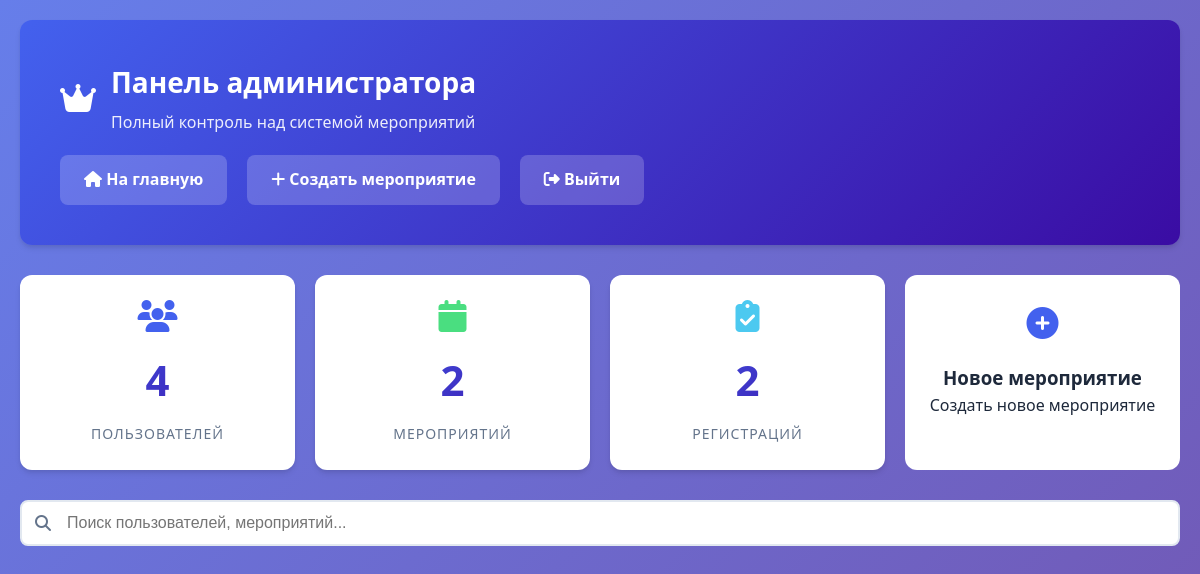
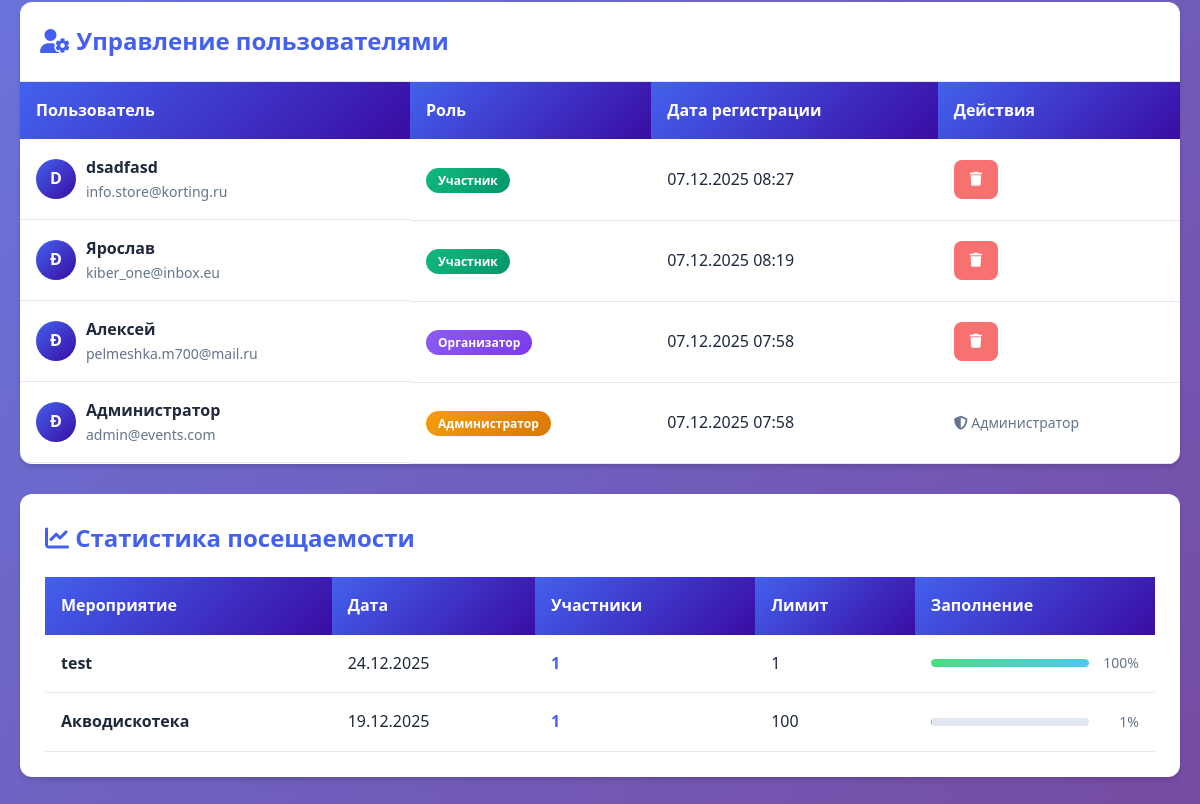
The page /admin.php (signed in) on the database as committed earlier (2 pictures, top to bottom).
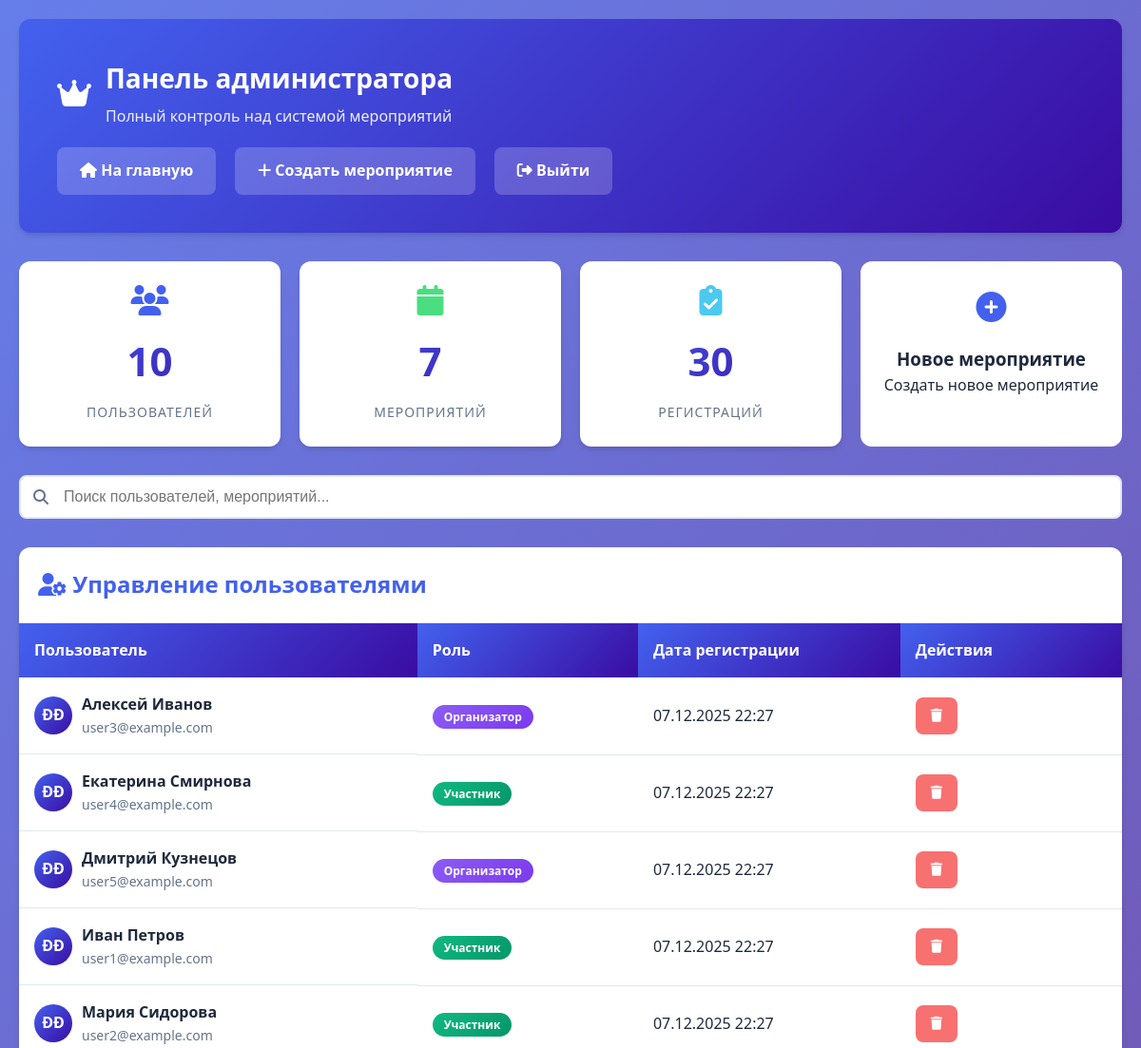
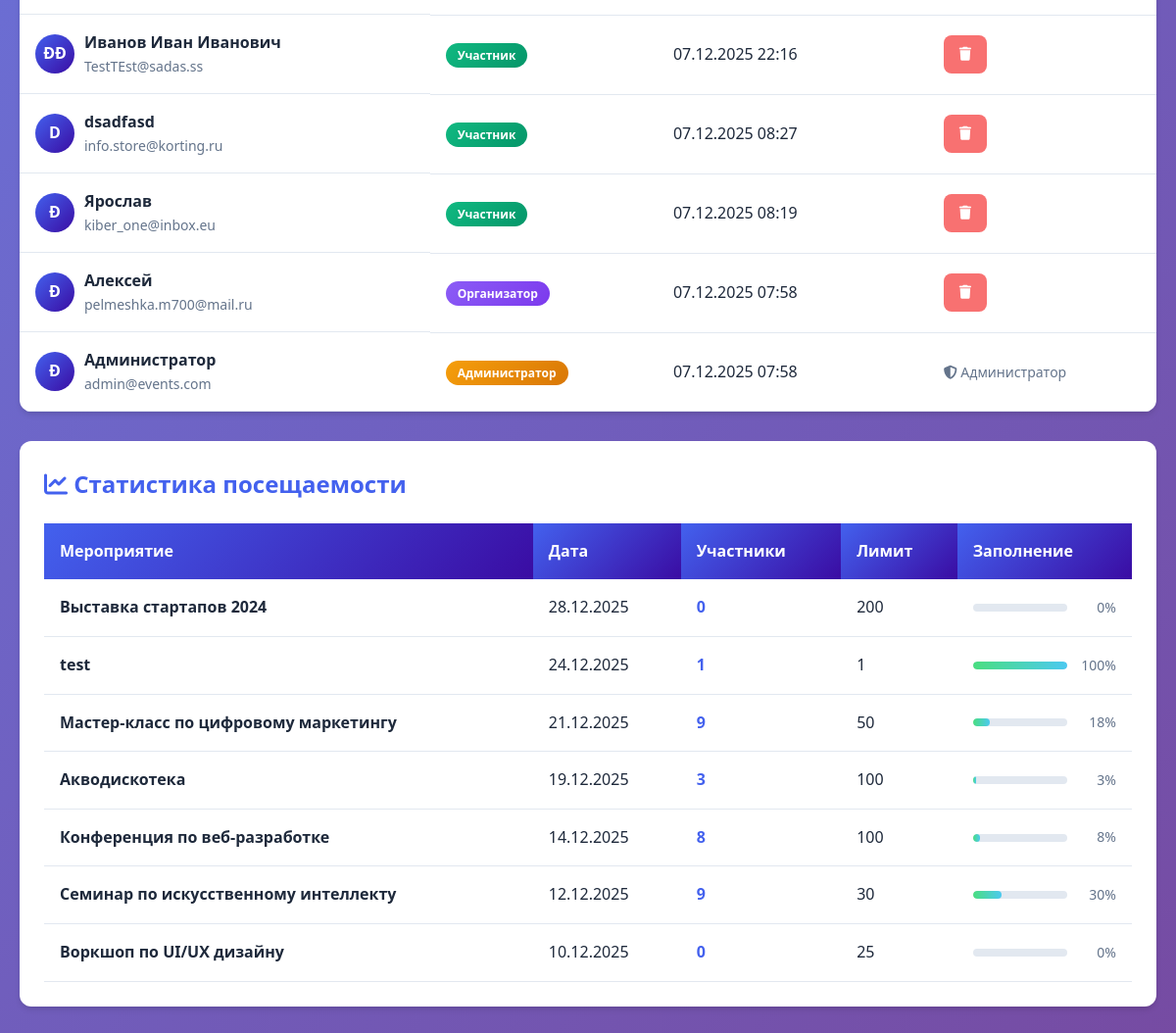
The same page on the database as committed later (2 pictures, top to bottom).
### tables this page shows
CREATE TABLE users (
    id INTEGER PRIMARY KEY AUTOINCREMENT,
    email TEXT UNIQUE NOT NULL,
    password TEXT NOT NULL,
    name TEXT NOT NULL,
    role TEXT DEFAULT 'participant',
    created_at DATETIME DEFAULT CURRENT_TIMESTAMP
);

CREATE TABLE events (
    id INTEGER PRIMARY KEY AUTOINCREMENT,
    title TEXT NOT NULL,
    description TEXT,
    date DATE NOT NULL,
    time TIME NOT NULL,
    location TEXT NOT NULL,
    max_participants INTEGER,
    organizer_id INTEGER,
    created_at DATETIME DEFAULT CURRENT_TIMESTAMP,
    FOREIGN KEY (organizer_id) REFERENCES users(id)
);

### admin.php (the view, shortened to what this page needs)
<?php
require_once 'db.php';
$usersCount = $db->querySingle("SELECT COUNT(*) FROM users");
$eventsCount = $db->querySingle("SELECT COUNT(*) FROM events");
$registrationsCount = $db->querySingle("SELECT COUNT(*) FROM registrations");
$users = $db->query("SELECT * FROM users ORDER BY created_at DESC");
?>
<!DOCTYPE html>
<html lang="ru">
<head>
    <link rel="stylesheet" href="style.css">
    <link rel="stylesheet" href="https://cdnjs.cloudflare.com/ajax/libs/font-awesome/6.4.0/css/all.min.css">
</head>
<body>
    <div class="container fade-in">
        <div class="dashboard-header">
            <div class="dashboard-title">
                <i class="fas fa-crown" style="font-size: 32px;"></i>
                <div>
                    <h1 style="margin: 0; font-size: 28px;">Панель администратора</h1>
                    <p style="opacity: 0.9; margin: 5px 0 0 0;">Полный контроль над системой мероприятий</p>
                </div>
            </div>
            <div style="display: flex; gap: 20px; margin-top: 20px;">
                <a href="index.php" class="btn " style="background: rgba(255,255,255,0.2);">
                    <i class="fas fa-home"></i> На главную
                </a>
                <a href="organizer.php" class="btn" style="background: rgba(255,255,255,0.2);">
                    <i class="fas fa-plus"></i> Создать мероприятие
                </a>
                <a href="logout.php" class="btn" style="background: rgba(255,255,255,0.2);">
                    <i class="fas fa-sign-out-alt"></i> Выйти
                </a>
            </div>
        </div>
        <div class="stats-grid">
            <div class="stat-card">
                <div class="stat-icon">
                    <i class="fas fa-users" style="font-size: 32px; color: var(--primary-color);"></i>
                </div>
                <div class="stat-number"><?= $usersCount ?></div>
                <div class="stat-label">Пользователей</div>
            </div>
            <div class="stat-card">
                <div class="stat-icon">
                    <i class="fas fa-calendar" style="font-size: 32px; color: var(--success-color);"></i>
                </div>
                <div class="stat-number"><?= $eventsCount ?></div>
                <div class="stat-label">Мероприятий</div>
            </div>
            <div class="stat-card">
                <div class="stat-icon">
                    <i class="fas fa-clipboard-check" style="font-size: 32px; color: var(--accent-color);"></i>
                </div>
                <div class="stat-number"><?= $registrationsCount ?></div>
                <div class="stat-label">Регистраций</div>
            </div>
            <div class="action-card" onclick="location.href='organizer.php?create=1'">
                <div class="action-icon">
                    <i class="fas fa-plus-circle"></i>
                </div>
                <h3>Новое мероприятие</h3>
                <p>Создать новое мероприятие</p>
            </div>
        </div>
        <div class="search-box">
            <div style="position: relative;">
                <i class="fas fa-search search-icon"></i>
                <input type="text" class="search-input" placeholder="Поиск пользователей, мероприятий...">
            </div>
        </div>
        <div class="table-container">
            <div style="padding: 20px; border-bottom: 1px solid #e2e8f0;">
                <h2 style="margin: 0; color: var(--primary-color);">
                    <i class="fas fa-user-cog"></i> Управление пользователями
                </h2>
            </div>
            <table class="table">
                <thead>
                    <tr>
                        <th>Пользователь</th>
                        <th>Роль</th>
                        <th>Дата регистрации</th>
                        <th>Действия</th>
                    </tr>
                </thead>
                <tbody>
                    <?php while ($user = $users->fetchArray(SQLITE3_ASSOC)):
                        $initials = getInitials($user['name']);
                        ?>
                        <tr>
                            <td style="display: flex; align-items: center;">
                                <div class="user-avatar">
                                    <?= $initials ?>
                                </div>
                                <div>
                                    <div style="font-weight: 600;"><?= htmlspecialchars($user['name']) ?></div>
                                    <div style="color: var(--gray-color); font-size: 14px;">
                                        <?= htmlspecialchars($user['email']) ?>
                                    </div>
                                </div>
                            </td>
                            <td>
                                <span class="role-badge role-<?= $user['role'] ?>">
                                    <?php
                                    $role_russian = '';
                                    switch ($user['role']) {
                                        case 'admin':
                                            $role_russian = 'Администратор';
                                            break;
                                        case 'organizer':
                                            $role_russian = 'Организатор';
                                            break;
                                        case 'participant':
                                            $role_russian = 'Участник';
                                            break;
                                    }
                                    ?>
                                    <?= $role_russian ?>
                                </span>
                            </td>
                            <td><?= date('d.m.Y H:i', strtotime($user['created_at'])) ?></td>
                            <td>
                                <?php if ($user['role'] !== ROLE_ADMIN): ?>
                                    <div style="display: flex; gap: 10px;">
                                        <a href="?delete_user=<?= $user['id'] ?>" class="btn btn-danger"
                                            style="padding: 8px 16px; font-size: 14px;"
                                            onclick="return confirm('Удалить пользователя <?= htmlspecialchars($user['name']) ?>?')">
                                            <i class="fas fa-trash"></i>
                                        </a>
                                    </div>
                                <?php else: ?>
                                    <span style="color: var(--gray-color); font-size: 14px;">
                                        <i class="fas fa-shield-alt"></i> Администратор
                                    </span>
                                <?php endif; ?>
                            </td>
                        </tr>
                    <?php endwhile; ?>
                </tbody>
            </table>
        </div>
        <div class="chart-container">
            <h2 style="margin-bottom: 20px; color: var(--primary-color);">
                <i class="fas fa-chart-line"></i> Статистика посещаемости
            </h2>
            <?php
            $stats = $db->query("
                SELECT e.id, e.title, e.date,
                       COUNT(r.id) as participants,
                       e.max_participants
                FROM events e
                LEFT JOIN registrations r ON e.id = r.event_id
                GROUP BY e.id
                ORDER BY e.date DESC
            ");
            ?>
            <table class="table">
                <thead>
                    <tr>
                        <th>Мероприятие</th>
                        <th>Дата</th>
                        <th>Участники</th>
                        <th>Лимит</th>
                        <th>Заполнение</th>
                    </tr>
                </thead>
                <tbody>
                    <?php while ($stat = $stats->fetchArray(SQLITE3_ASSOC)):
                        $percentage = $stat['max_participants'] > 0
                            ? round(($stat['participants'] / $stat['max_participants']) * 100, 1)
                            : 0;
                        ?>
                        <tr>
                            <td style="font-weight: 600;"><?= htmlspecialchars($stat['title']) ?></td>
                            <td><?= date('d.m.Y', strtotime($stat['date'])) ?></td>
                            <td>
                                <span style="font-weight: 600; color: var(--primary-color);">
                                    <?= $stat['participants'] ?>
                                </span>
                            </td>
                            <td><?= $stat['max_participants'] ?: '∞' ?></td>
                            <td>
                                <div style="display: flex; align-items: center; gap: 10px;">
                                    <div
                                        style="flex: 1; height: 8px; background: #e2e8f0; border-radius: 4px; overflow: hidden;">
                                        <div style="height: 100%; width: <?= min($percentage, 100) ?>%;
                                          background: linear-gradient(90deg, var(--success-color), var(--accent-color));
                                          border-radius: 4px;"></div>
                                    </div>
                                    <span
                                        style="font-size: 14px; color: var(--gray-color); min-width: 40px; text-align: right;">
                                        <?= $percentage ?>%
                                    </span>
                                </div>
                            </td>
                        </tr>
                    <?php endwhile; ?>
                </tbody>
            </table>
        </div>
    </div>
</body>
</html>
<?php
function getInitials($name)
{
    $initials = '';
    $words = explode(' ', $name);
    foreach ($words as $word) {
        if (!empty($word)) {
            $initials .= strtoupper($word[0]);
        }
    }
    return substr($initials, 0, 2);
}
?>

### style.css (style rules this page uses)
* { margin: 0; padding: 0; box-sizing: border-box; }
:root { --primary-color: #4361ee; --secondary-color: #3a0ca3; --accent-color: #4cc9f0; --success-color: #4ade80; --danger-color: #f87171; --warning-color: #fbbf24; --dark-color: #1e293b; --light-color: #f8fafc; --gray-color: #64748b; --border-radius: 12px; --shadow: 0 4px 6px -1px rgba(0, 0, 0, 0.1), 0 2px 4px -1px rgba(0, 0, 0, 0.06); --transition: all 0.3s ease; }
body { font-family: 'Segoe UI', Tahoma, Geneva, Verdana, sans-serif; background: linear-gradient(135deg, #667eea 0%, #764ba2 100%); min-height: 100vh; color: var(--dark-color); line-height: 1.6; }
.container { max-width: 1200px; margin: 0 auto; padding: 20px; }
.btn { display: inline-block; padding: 12px 24px; background: var(--primary-color); color: white; border: none; border-radius: 8px; font-size: 16px; font-weight: 600; cursor: pointer; transition: var(--transition); text-decoration: none; text-align: center; }
.btn-danger { background: var(--danger-color); }
.role-badge { padding: 4px 12px; border-radius: 20px; font-size: 12px; font-weight: 600; }
.role-admin { background: linear-gradient(135deg, #f59e0b, #d97706); color: white; }
.role-organizer { background: linear-gradient(135deg, #8b5cf6, #7c3aed); color: white; }
.role-participant { background: linear-gradient(135deg, #10b981, #059669); color: white; }
.stats-grid { display: grid; grid-template-columns: repeat(auto-fit, minmax(200px, 1fr)); gap: 20px; margin: 30px 0; }
.stat-card { background: white; border-radius: var(--border-radius); padding: 25px; text-align: center; box-shadow: var(--shadow); transition: var(--transition); }
.stat-number { font-size: 42px; font-weight: bold; background: linear-gradient(135deg, var(--primary-color), var(--secondary-color)); -webkit-background-clip: text; -webkit-text-fill-color: transparent; margin: 10px 0; }
.stat-label { color: var(--gray-color); font-size: 14px; text-transform: uppercase; letter-spacing: 1px; }
.table-container { background: white; border-radius: var(--border-radius); overflow: hidden; box-shadow: var(--shadow); margin: 30px 0; }
.table { width: 100%; border-collapse: collapse; }
.table th { background: linear-gradient(135deg, var(--primary-color), var(--secondary-color)); color: white; padding: 16px; text-align: left; font-weight: 600; }
.table td { padding: 16px; border-bottom: 1px solid #e2e8f0; }
.fade-in { animation: fadeIn 0.6s ease-out; }

### admin.php (style rules this page uses)
.dashboard-header { background: linear-gradient(135deg, var(--primary-color), var(--secondary-color)); color: white; padding: 40px; border-radius: var(--border-radius); margin-bottom: 30px; box-shadow: var(--shadow); }
.dashboard-title { display: flex; align-items: center; gap: 15px; margin-bottom: 10px; }
.action-card { flex: 1; min-width: 200px; background: white; border-radius: var(--border-radius); padding: 20px; text-align: center; cursor: pointer; transition: var(--transition); border: 2px solid transparent; }
.action-icon { font-size: 32px; margin-bottom: 15px; color: var(--primary-color); }
.chart-container { background: white; border-radius: var(--border-radius); padding: 25px; margin: 30px 0; box-shadow: var(--shadow); }
.user-avatar { width: 40px; height: 40px; background: linear-gradient(135deg, var(--primary-color), var(--secondary-color)); border-radius: 50%; display: flex; align-items: center; justify-content: center; color: white; font-weight: bold; margin-right: 10px; }
.search-box { margin: 20px 0; }
.search-input { width: 100%; padding: 12px 45px; border: 2px solid #e2e8f0; border-radius: 8px; font-size: 16px; }
.search-icon { position: absolute; left: 15px; top: 50%; transform: translateY(-50%); color: var(--gray-color); }

Rows that differ between the two databases and show on the page:
added users: name "ÐÐ", name "Алексей Иванов", email "user3@example.com", role "Организатор", created_at "07.12.2025 22:27"
added users: name "ÐÐ", name "Екатерина Смирнова", email "user4@example.com", role "Участник", created_at "07.12.2025 22:27"
added users: name "ÐÐ", name "Дмитрий Кузнецов", email "user5@example.com", role "Организатор", created_at "07.12.2025 22:27"
added users: name "ÐÐ", name "Иван Петров", email "user1@example.com", role "Участник", created_at "07.12.2025 22:27"
added users: name "ÐÐ", name "Мария Сидорова", email "user2@example.com", role "Участник", created_at "07.12.2025 22:27"
added users: name "ÐÐ", name "Иванов Иван Иванович", email "TestTEst@sadas.ss", role "Участник", created_at "07.12.2025 22:16"
added events: title "Выставка стартапов 2024", date "28.12.2025", participants "0", max_participants "200", percentage "0"
added events: title "Мастер-класс по цифровому маркетингу", date "21.12.2025", participants "9", max_participants "50", percentage "18"
computed for events "Акводискотека": participants "1" → "3"; percentage "1" → "3"
added events: title "Конференция по веб-разработке", date "14.12.2025", participants "8", max_participants "100", percentage "8"
added events: title "Семинар по искусственному интеллекту", date "12.12.2025", participants "9", max_participants "30"
added events: title "Воркшоп по UI/UX дизайну", date "10.12.2025", participants "0", max_participants "25", percentage "0"
Other text that changed with them:
$usersCount: "4" → "10"
$eventsCount: "2" → "7"
$registrationsCount: "2" → "30"
